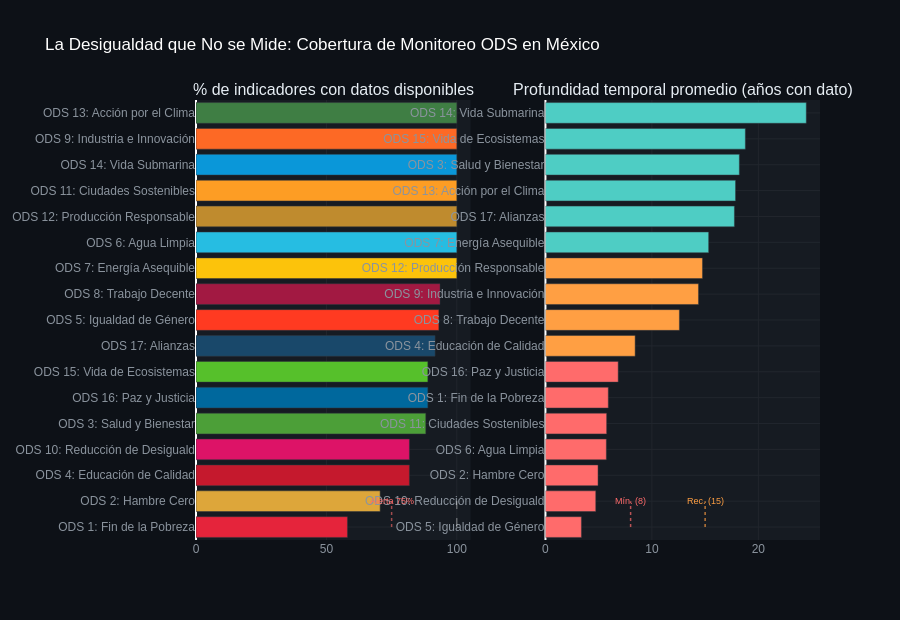

This figure's notebook cell:
### Markdown cell above
---
## ACTO 4 · La desigualdad que no se mide
### Cobertura de datos por ODS: lo que no miramos, no lo corregimos

México no puede rendir cuentas sobre objetivos que no monitorea adecuadamente.  
> Pasa el cursor sobre cada barra para ver el número exacto de indicadores cargados. Ordena con los botones.

### Code cell
# ── Preparar datos de cobertura ────────────────────────────────────────────────
cob = meta.groupby('ods_number').agg(
    total=('indicator_id', 'count'),
    cargados=('loaded', 'sum'),
    obs_promedio=('n_observations', 'mean')
).reset_index()
cob['pct_cargados'] = cob['cargados'] / cob['total'] * 100
cob['nombre'] = cob['ods_number'].map(ODS_NAMES)
cob['color']  = cob['ods_number'].map(ODS_COLORS)
cob['label']  = cob['ods_number'].apply(lambda n: f'ODS {int(n)}: {ODS_NAMES[int(n)][:22]}')

fig = make_subplots(
    rows=1, cols=2,
    subplot_titles=[
        '% de indicadores con datos disponibles',
        'Profundidad temporal promedio (años con dato)',
    ],
    horizontal_spacing=0.12,
)

# ── Panel A: % cargados ────────────────────────────────────────────────────────
sorted_pct = cob.sort_values('pct_cargados')
hover_a = [
    f"<b>{row['label']}</b><br>"
    f"Indicadores con datos: {int(row['cargados'])} / {int(row['total'])}<br>"
    f"Cobertura: {row['pct_cargados']:.1f}%"
    for _, row in sorted_pct.iterrows()
]

fig.add_trace(go.Bar(
    x=sorted_pct['pct_cargados'].tolist(),
    y=sorted_pct['label'].tolist(),
    orientation='h',
    marker_color=sorted_pct['color'].tolist(),
    marker_line_color='#30363D',
    marker_line_width=0.5,
    customdata=hover_a,
    hovertemplate='%{customdata}<extra></extra>',
    name='% con datos',
), row=1, col=1)

# Línea de alerta 75%
# Líneas de referencia en panel A (shapes sobre xaxis)
for xv, lcolor, ldash, lwidth in [(75, '#FF6B6B', 'dot', 1.5), (100, 'white', 'dash', 0.8)]:
    fig.add_shape(type='line',
        x0=xv, x1=xv, y0=0, y1=1, yref='paper',
        xref='x', line=dict(color=lcolor, dash=ldash, width=lwidth), opacity=0.6,
        row=1, col=1)
fig.add_annotation(x=75, y=1.02, xref='x', yref='paper',
    text='Alerta 75%', font=dict(color='#FF6B6B', size=9),
    showarrow=False, row=1, col=1)

# ── Panel B: observaciones promedio ───────────────────────────────────────────
sorted_obs = cob.sort_values('obs_promedio')
urgency_colors = [
    '#FF6B6B' if v < 8 else '#FF9F43' if v < 15 else '#4ECDC4'
    for v in sorted_obs['obs_promedio']
]
hover_b = [
    f"<b>{row['label']}</b><br>"
    f"Promedio de observaciones: {row['obs_promedio']:.1f} años<br>"
    + ('🔴 Crítico (< 8 obs)' if row['obs_promedio'] < 8
       else '🟠 Insuficiente (< 15 obs)' if row['obs_promedio'] < 15
       else '🟢 Aceptable')
    for _, row in sorted_obs.iterrows()
]

fig.add_trace(go.Bar(
    x=sorted_obs['obs_promedio'].tolist(),
    y=sorted_obs['label'].tolist(),
    orientation='h',
    marker_color=urgency_colors,
    marker_line_color='#30363D',
    marker_line_width=0.5,
    customdata=hover_b,
    hovertemplate='%{customdata}<extra></extra>',
    name='Obs. promedio',
), row=1, col=2)

# Líneas de referencia en panel B
for xv, lcolor, lbl in [(8, '#FF6B6B', 'Mín. (8)'), (15, '#FF9F43', 'Rec. (15)')]:
    fig.add_shape(type='line',
        x0=xv, x1=xv, y0=0, y1=1, yref='paper',
        xref='x2', line=dict(color=lcolor, dash='dot', width=1.5), opacity=0.7,
        row=1, col=2)
    fig.add_annotation(x=xv, y=1.02, xref='x2', yref='paper',
        text=lbl, font=dict(color=lcolor, size=9),
        showarrow=False, row=1, col=2)

fig.update_layout(
    title=dict(
        text='La Desigualdad que No se Mide: Cobertura de Monitoreo ODS en México',
        font=dict(size=17, color='white'),
    ),
    **DARK_LAYOUT,
    height=620,
    showlegend=False,
)
fig.update_xaxes(gridcolor='#21262D', tickfont=dict(color='#8B949E'))
fig.update_yaxes(gridcolor='#21262D', tickfont=dict(color='#8B949E'), automargin=True)
fig.show()

### Figure 1 — Plotly figure (JSON) as saved in the notebook; plotly's stock layout.template omitted (floating-point values rounded to 4 significant figures)
{"data": [{"customdata": ["<b>ODS 1: Fin de la Pobreza</b><br>Indicadores con datos: 18 / 31<br>Cobertura: 58.1%", "<b>ODS 2: Hambre Cero</b><br>Indicadores con datos: 12 / 17<br>Cobertura: 70.6%", "<b>ODS 4: Educación de Calidad</b><br>Indicadores con datos: 27 / 33<br>Cobertura: 81.8%", "<b>ODS 10: Reducción de Desiguald</b><br>Indicadores con datos: 9 / 11<br>Cobertura: 81.8%", "<b>ODS 3: Salud y Bienestar</b><br>Indicadores con datos: 37 / 42<br>Cobertura: 88.1%", "<b>ODS 16: Paz y Justicia</b><br>Indicadores con datos: 32 / 36<br>Cobertura: 88.9%", "<b>ODS 15: Vida de Ecosistemas</b><br>Indicadores con datos: 8 / 9<br>Cobertura: 88.9%", "<b>ODS 17: Alianzas</b><br>Indicadores con datos: 11 / 12<br>Cobertura: 91.7%", "<b>ODS 5: Igualdad de Género</b><br>Indicadores con datos: 27 / 29<br>Cobertura: 93.1%", "<b>ODS 8: Trabajo Decente</b><br>Indicadores con datos: 29 / 31<br>Cobertura: 93.5%", "<b>ODS 7: Energía Asequible</b><br>Indicadores con datos: 6 / 6<br>Cobertura: 100.0%", "<b>ODS 6: Agua Limpia</b><br>Indicadores con datos: 25 / 25<br>Cobertura: 100.0%", "<b>ODS 12: Producción Responsable</b><br>Indicadores con datos: 8 / 8<br>Cobertura: 100.0%", "<b>ODS 11: Ciudades Sostenibles</b><br>Indicadores con datos: 16 / 16<br>Cobertura: 100.0%", "<b>ODS 14: Vida Submarina</b><br>Indicadores con datos: 4 / 4<br>Cobertura: 100.0%", "<b>ODS 9: Industria e Innovación</b><br>Indicadores con datos: 16 / 16<br>Cobertura: 100.0%", "<b>ODS 13: Acción por el Clima</b><br>Indicadores con datos: 7 / 7<br>Cobertura: 100.0%"], "hovertemplate": "%{customdata}<extra></extra>", "marker": {"color": ["#E5243B", "#DDA63A", "#C5192D", "#DD1367", "#4C9F38", "#00689D", "#56C02B", "#19486A", "#FF3A21", "#A21942", "#FCC30B", "#26BDE2", "#BF8B2E", "#FD9D24", "#0A97D9", "#FD6925", "#3F7E44"], "line": {"color": "#30363D", "width": 0.5}}, "name": "% con datos", "orientation": "h", "type": "bar", "x": [58.06, 70.59, 81.82, 81.82, 88.1, 88.89, 88.89, 91.67, 93.1, 93.55, 100, 100, 100, 100, 100, 100, 100], "xaxis": "x", "y": ["ODS 1: Fin de la Pobreza", "ODS 2: Hambre Cero", "ODS 4: Educación de Calidad", "ODS 10: Reducción de Desiguald", "ODS 3: Salud y Bienestar", "ODS 16: Paz y Justicia", "ODS 15: Vida de Ecosistemas", "ODS 17: Alianzas", "ODS 5: Igualdad de Género", "ODS 8: Trabajo Decente", "ODS 7: Energía Asequible", "ODS 6: Agua Limpia", "ODS 12: Producción Responsable", "ODS 11: Ciudades Sostenibles", "ODS 14: Vida Submarina", "ODS 9: Industria e Innovación", "ODS 13: Acción por el Clima"], "yaxis": "y"}, {"customdata": ["<b>ODS 5: Igualdad de Género</b><br>Promedio de observaciones: 3.4 años<br>🔴 Crítico (< 8 obs)", "<b>ODS 10: Reducción de Desiguald</b><br>Promedio de observaciones: 4.7 años<br>🔴 Crítico (< 8 obs)", "<b>ODS 2: Hambre Cero</b><br>Promedio de observaciones: 4.9 años<br>🔴 Crítico (< 8 obs)", "<b>ODS 6: Agua Limpia</b><br>Promedio de observaciones: 5.7 años<br>🔴 Crítico (< 8 obs)", "<b>ODS 11: Ciudades Sostenibles</b><br>Promedio de observaciones: 5.8 años<br>🔴 Crítico (< 8 obs)", "<b>ODS 1: Fin de la Pobreza</b><br>Promedio de observaciones: 5.9 años<br>🔴 Crítico (< 8 obs)", "<b>ODS 16: Paz y Justicia</b><br>Promedio de observaciones: 6.8 años<br>🔴 Crítico (< 8 obs)", "<b>ODS 4: Educación de Calidad</b><br>Promedio de observaciones: 8.4 años<br>🟠 Insuficiente (< 15 obs)", "<b>ODS 8: Trabajo Decente</b><br>Promedio de observaciones: 12.6 años<br>🟠 Insuficiente (< 15 obs)", "<b>ODS 9: Industria e Innovación</b><br>Promedio de observaciones: 14.4 años<br>🟠 Insuficiente (< 15 obs)", "<b>ODS 12: Producción Responsable</b><br>Promedio de observaciones: 14.8 años<br>🟠 Insuficiente (< 15 obs)", "<b>ODS 7: Energía Asequible</b><br>Promedio de observaciones: 15.3 años<br>🟢 Aceptable", "<b>ODS 17: Alianzas</b><br>Promedio de observaciones: 17.8 años<br>🟢 Aceptable", "<b>ODS 13: Acción por el Clima</b><br>Promedio de observaciones: 17.9 años<br>🟢 Aceptable", "<b>ODS 3: Salud y Bienestar</b><br>Promedio de observaciones: 18.2 años<br>🟢 Aceptable", "<b>ODS 15: Vida de Ecosistemas</b><br>Promedio de observaciones: 18.8 años<br>🟢 Aceptable", "<b>ODS 14: Vida Submarina</b><br>Promedio de observaciones: 24.5 años<br>🟢 Aceptable"], "hovertemplate": "%{customdata}<extra></extra>", "marker": {"color": ["#FF6B6B", "#FF6B6B", "#FF6B6B", "#FF6B6B", "#FF6B6B", "#FF6B6B", "#FF6B6B", "#FF9F43", "#FF9F43", "#FF9F43", "#FF9F43", "#4ECDC4", "#4ECDC4", "#4ECDC4", "#4ECDC4", "#4ECDC4", "#4ECDC4"], "line": {"color": "#30363D", "width": 0.5}}, "name": "Obs. promedio", "orientation": "h", "type": "bar", "x": [3.379, 4.727, 4.941, 5.72, 5.75, 5.903, 6.833, 8.424, 12.58, 14.38, 14.75, 15.33, 17.75, 17.86, 18.21, 18.78, 24.5], "xaxis": "x2", "y": ["ODS 5: Igualdad de Género", "ODS 10: Reducción de Desiguald", "ODS 2: Hambre Cero", "ODS 6: Agua Limpia", "ODS 11: Ciudades Sostenibles", "ODS 1: Fin de la Pobreza", "ODS 16: Paz y Justicia", "ODS 4: Educación de Calidad", "ODS 8: Trabajo Decente", "ODS 9: Industria e Innovación", "ODS 12: Producción Responsable", "ODS 7: Energía Asequible", "ODS 17: Alianzas", "ODS 13: Acción por el Clima", "ODS 3: Salud y Bienestar", "ODS 15: Vida de Ecosistemas", "ODS 14: Vida Submarina"], "yaxis": "y2"}], "layout": {"annotations": [{"font": {"size": 16}, "showarrow": false, "text": "% de indicadores con datos disponibles", "x": 0.22, "xanchor": "center", "xref": "paper", "y": 1, "yanchor": "bottom", "yref": "paper"}, {"font": {"size": 16}, "showarrow": false, "text": "Profundidad temporal promedio (años con dato)", "x": 0.78, "xanchor": "center", "xref": "paper", "y": 1, "yanchor": "bottom", "yref": "paper"}, {"font": {"color": "#FF6B6B", "size": 9}, "showarrow": false, "text": "Alerta 75%", "x": 75, "xref": "x", "y": 1.02, "yref": "y"}, {"font": {"color": "#FF6B6B", "size": 9}, "showarrow": false, "text": "Mín. (8)", "x": 8, "xref": "x2", "y": 1.02, "yref": "y2"}, {"font": {"color": "#FF9F43", "size": 9}, "showarrow": false, "text": "Rec. (15)", "x": 15, "xref": "x2", "y": 1.02, "yref": "y2"}], "font": {"color": "#E6EDF3", "family": "Arial"}, "height": 620, "paper_bgcolor": "#0D1117", "plot_bgcolor": "#161B22", "shapes": [{"line": {"color": "#FF6B6B", "dash": "dot", "width": 1.5}, "opacity": 0.6, "type": "line", "x0": 75, "x1": 75, "xref": "x", "y0": 0, "y1": 1, "yref": "y"}, {"line": {"color": "white", "dash": "dash", "width": 0.8}, "opacity": 0.6, "type": "line", "x0": 100, "x1": 100, "xref": "x", "y0": 0, "y1": 1, "yref": "y"}, {"line": {"color": "#FF6B6B", "dash": "dot", "width": 1.5}, "opacity": 0.7, "type": "line", "x0": 8, "x1": 8, "xref": "x2", "y0": 0, "y1": 1, "yref": "y2"}, {"line": {"color": "#FF9F43", "dash": "dot", "width": 1.5}, "opacity": 0.7, "type": "line", "x0": 15, "x1": 15, "xref": "x2", "y0": 0, "y1": 1, "yref": "y2"}], "showlegend": false, "title": {"font": {"color": "white", "size": 17}, "text": "La Desigualdad que No se Mide: Cobertura de Monitoreo ODS en México"}, "xaxis": {"anchor": "y", "domain": [0, 0.44], "gridcolor": "#21262D", "tickfont": {"color": "#8B949E"}}, "xaxis2": {"anchor": "y2", "domain": [0.56, 1], "gridcolor": "#21262D", "tickfont": {"color": "#8B949E"}}, "yaxis": {"anchor": "x", "automargin": true, "domain": [0, 1], "gridcolor": "#21262D", "tickfont": {"color": "#8B949E"}}, "yaxis2": {"anchor": "x2", "automargin": true, "domain": [0, 1], "gridcolor": "#21262D", "tickfont": {"color": "#8B949E"}}}}
